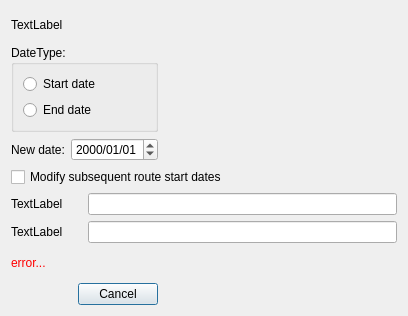
<?xml version="1.0" encoding="UTF-8"?>
<ui version="4.0">
 <class>ModifyRouteDateDlg</class>
 <widget class="QDialog" name="ModifyRouteDateDlg">
  <property name="geometry">
   <rect>
    <x>0</x>
    <y>0</y>
    <width>408</width>
    <height>316</height>
   </rect>
  </property>
  <property name="windowTitle">
   <string>Dialog</string>
  </property>
  <layout class="QGridLayout" name="gridLayout">
   <item row="0" column="0" colspan="3">
    <widget class="QLabel" name="lblRoute">
     <property name="text">
      <string>TextLabel</string>
     </property>
    </widget>
   </item>
   <item row="1" column="0" colspan="2">
    <widget class="QGroupBox" name="groupBox1">
     <property name="title">
      <string>DateType:</string>
     </property>
     <layout class="QVBoxLayout" name="verticalLayout_2">
      <item>
       <widget class="QRadioButton" name="rbStart">
        <property name="text">
         <string>Start date</string>
        </property>
       </widget>
      </item>
      <item>
       <widget class="QRadioButton" name="rbEnd">
        <property name="text">
         <string>End date</string>
        </property>
       </widget>
      </item>
     </layout>
    </widget>
   </item>
   <item row="2" column="0" colspan="2">
    <layout class="QHBoxLayout" name="horizontalLayout">
     <item>
      <widget class="QLabel" name="label">
       <property name="text">
        <string>New date:</string>
       </property>
      </widget>
     </item>
     <item>
      <widget class="QDateEdit" name="dateTimePicker1">
       <property name="displayFormat">
        <string>yyyy/MM/dd</string>
       </property>
      </widget>
     </item>
    </layout>
   </item>
   <item row="2" column="2">
    <spacer name="horizontalSpacer">
     <property name="orientation">
      <enum>Qt::Horizontal</enum>
     </property>
     <property name="sizeHint" stdset="0">
      <size>
       <width>187</width>
       <height>20</height>
      </size>
     </property>
    </spacer>
   </item>
   <item row="3" column="0" colspan="3">
    <widget class="QCheckBox" name="checkBox">
     <property name="text">
      <string>Modify subsequent route start dates</string>
     </property>
    </widget>
   </item>
   <item row="4" column="0">
    <widget class="QLabel" name="lblName1">
     <property name="text">
      <string>TextLabel</string>
     </property>
    </widget>
   </item>
   <item row="4" column="1" colspan="2">
    <widget class="QLineEdit" name="txtName1"/>
   </item>
   <item row="5" column="0">
    <widget class="QLabel" name="lblName2">
     <property name="text">
      <string>TextLabel</string>
     </property>
    </widget>
   </item>
   <item row="5" column="1" colspan="2">
    <widget class="QLineEdit" name="txtName2"/>
   </item>
   <item row="6" column="0" colspan="3">
    <widget class="QLabel" name="lblError">
     <property name="palette">
      <palette>
       <active>
        <colorrole role="WindowText">
         <brush brushstyle="SolidPattern">
          <color alpha="255">
           <red>255</red>
           <green>0</green>
           <blue>0</blue>
          </color>
         </brush>
        </colorrole>
       </active>
       <inactive>
        <colorrole role="WindowText">
         <brush brushstyle="SolidPattern">
          <color alpha="255">
           <red>255</red>
           <green>0</green>
           <blue>0</blue>
          </color>
         </brush>
        </colorrole>
       </inactive>
       <disabled>
        <colorrole role="WindowText">
         <brush brushstyle="SolidPattern">
          <color alpha="255">
           <red>159</red>
           <green>158</green>
           <blue>158</blue>
          </color>
         </brush>
        </colorrole>
       </disabled>
      </palette>
     </property>
     <property name="text">
      <string>error...</string>
     </property>
    </widget>
   </item>
   <item row="7" column="0" colspan="2">
    <widget class="QDialogButtonBox" name="buttonBox">
     <property name="orientation">
      <enum>Qt::Horizontal</enum>
     </property>
     <property name="standardButtons">
      <set>QDialogButtonBox::Cancel</set>
     </property>
    </widget>
   </item>
  </layout>
 </widget>
 <resources/>
 <connections>
  <connection>
   <sender>buttonBox</sender>
   <signal>accepted()</signal>
   <receiver>ModifyRouteDateDlg</receiver>
   <slot>accept()</slot>
   <hints>
    <hint type="sourcelabel">
     <x>248</x>
     <y>254</y>
    </hint>
    <hint type="destinationlabel">
     <x>157</x>
     <y>274</y>
    </hint>
   </hints>
  </connection>
  <connection>
   <sender>buttonBox</sender>
   <signal>rejected()</signal>
   <receiver>ModifyRouteDateDlg</receiver>
   <slot>reject()</slot>
   <hints>
    <hint type="sourcelabel">
     <x>316</x>
     <y>260</y>
    </hint>
    <hint type="destinationlabel">
     <x>286</x>
     <y>274</y>
    </hint>
   </hints>
  </connection>
 </connections>
</ui>
